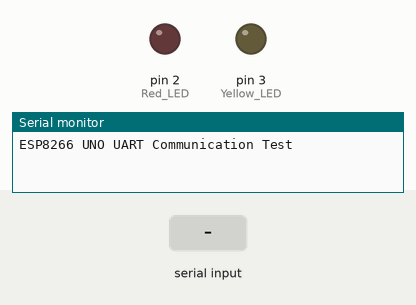
Recording of a sketch running on a simulated Arduino Uno, built with avr-gcc and run on an emulated ATmega328P. Parts: output pins drawn as LEDs (lit = HIGH), the last lines printed to the serial monitor. The test bench sets the inputs (shaded band).

Above: at 1.2 s.
1.3 s: "R" received over the second serial link
At 2.0 s:
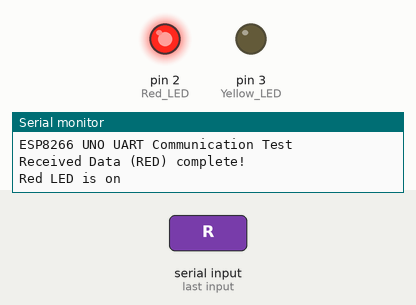
2.8 s: "Y" received over the second serial link
At 3.1 s:
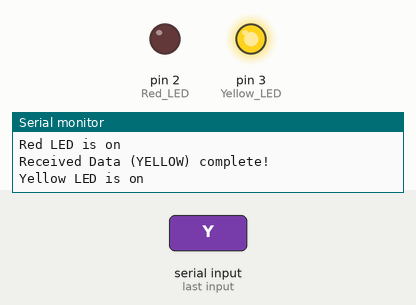
4.3 s: "A" received over the second serial link
At 5.4 s:
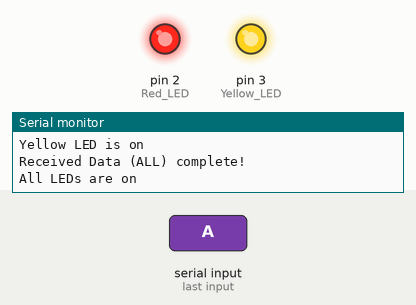
Timing chart, 0 to 7.3 s (numbered marks = the images above; inputs shaded):
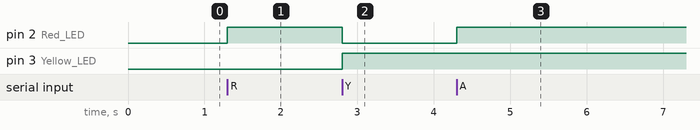

Measured:
- after the input at 1.3 s, pin 2 (Red_LED): LOW → HIGH at once
- after the input at 2.8 s, pin 2 (Red_LED): HIGH → LOW at once; pin 3 (Yellow_LED): LOW → HIGH at once
- after the input at 4.3 s, pin 2 (Red_LED): LOW → HIGH at once

The sketch:

UnoToEsp_UART.ino
```cpp
#include <SoftwareSerial.h>
#define RX_PIN 10
#define TX_PIN 11
SoftwareSerial mySerial(RX_PIN, TX_PIN);

int Red_LED = 2;
int Yellow_LED = 3;
void setup() {
  Serial.begin(9600);
  mySerial.begin(9600);
  Serial.println("ESP8266 UNO UART Communication Test");
  pinMode(Red_LED, OUTPUT);
  pinMode(Yellow_LED, OUTPUT);
}
void Red(){
  digitalWrite(Red_LED, HIGH);
  digitalWrite(Yellow_LED, LOW);
}
void Yellow(){
  digitalWrite(Red_LED, LOW);
  digitalWrite(Yellow_LED, HIGH);
}
void All(){
  digitalWrite(Red_LED, HIGH);
  digitalWrite(Yellow_LED, HIGH);
}
void Off(){
  digitalWrite(Red_LED, LOW);
  digitalWrite(Yellow_LED, LOW);
}
void loop() {
  if(mySerial.available()){
    char c = mySerial.read();
    if(c=='R'){
      Serial.println("Received Data (RED) complete!");
      Serial.println("Red LED is on");
      Red();
    }
    if(c=='Y'){
      Serial.println("Received Data (YELLOW) complete!");
      Serial.println("Yellow LED is on");
      Yellow();
    }
    if(c=='A'){
      Serial.println("Received Data (ALL) complete!");
      Serial.println("All LEDs are on");
      All();
    }
    if(c=='O'){
      Serial.println("Received Data (OFF) complete!");
      Serial.println("All LED are off");
      Off();
    }
  }
}
```
